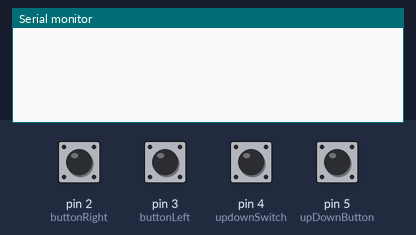
Simulated run of this sketch. Board: Arduino Uno, built with avr-gcc and run on an emulated ATmega328P. On the bench: the last lines printed to the serial monitor. Inputs (shaded band) come from the test bench; at power-on: pin 2 (buttonRight), pin 3 (buttonLeft), pin 4 (updownSwitch), pin 5 (upDownButton) HIGH.

Above: at 1.2 s.
1.3 s: pin 2 (buttonRight) pulled LOW for 0.15 s
At 2.4 s:
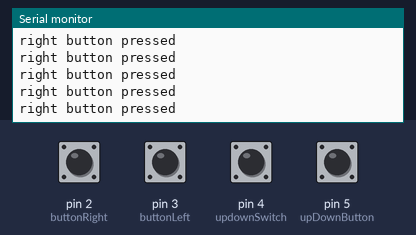
2.9 s: pin 3 (buttonLeft) pulled LOW for 0.15 s
At 4.2 s:
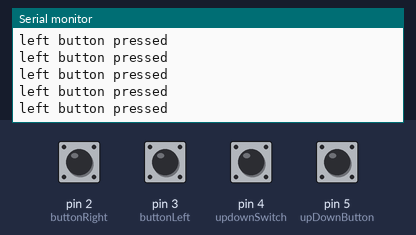
4.5 s: pin 5 (upDownButton) pulled LOW for 0.15 s
At 5.8 s:
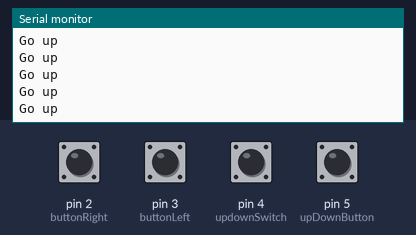
6.1 s: pin 2 (buttonRight) driven LOW and pin 3 (buttonLeft) driven LOW
At 7.1 s:
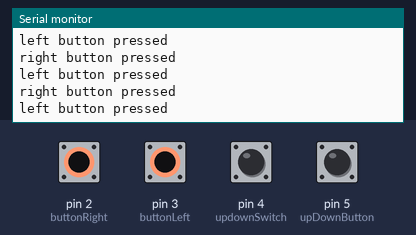

The sketch:

DriverSetup.ino
```cpp
//button pins
int buttonRight = 2;
int buttonLeft = 3;
int updownSwitch = 4;
int upDownButton = 5;
int buttonTop;
int buttonBottom;

bool upState;

//motor driver pins
int ENA_all;

int DIR_left;
int PUL_left;

int DIR_right;
int PUL_right;

int DIR_top;
int PUL_top;

int DIR_bottom;
int PUL_bottom;


void setup() {
  // put your setup code here, to run once:
  Serial.begin(9600);

  pinMode(buttonRight,INPUT_PULLUP);
  pinMode(buttonLeft,INPUT_PULLUP);
}

void loop() {
  // put your main code here, to run repeatedly:
  if (digitalRead(buttonLeft) == LOW) {
    Serial.println("left button pressed");
  }

  if (digitalRead(buttonRight) == LOW) {
    Serial.println("right button pressed");
  }

  if (digitalRead(updownSwitch) == LOW) {
    upState = true;
  }
  else {
    upState = false;
  }

  if (digitalRead(upDownButton) == LOW) {
    if (upState = true) {
      Serial.println("Go up");
    }
    else {
      Serial.println("Go down");
    }
  }
}
```

Measured:
- after the input at 1.3 s, the serial monitor: prints a new line at once (image 1)
- after the input at 2.9 s, the serial monitor: prints a new line at once (image 2)
- after the input at 4.5 s, the serial monitor: prints a new line at once (image 3)
- after the input at 6.1 s, the serial monitor: prints a new line at once (image 4)
